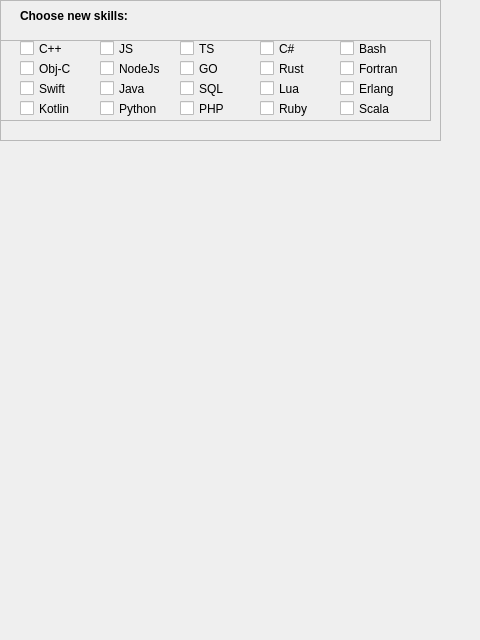
<?xml version="1.0" encoding="UTF-8"?>
<ui version="4.0">
 <class>Dialog</class>
 <widget class="QDialog" name="Dialog">
  <property name="geometry">
   <rect>
    <x>0</x>
    <y>0</y>
    <width>480</width>
    <height>640</height>
   </rect>
  </property>
  <property name="windowTitle">
   <string>Dialog</string>
  </property>
  <widget class="QFrame" name="skills_frame_2">
   <property name="geometry">
    <rect>
     <x>0</x>
     <y>0</y>
     <width>441</width>
     <height>141</height>
    </rect>
   </property>
   <property name="frameShape">
    <enum>QFrame::StyledPanel</enum>
   </property>
   <property name="frameShadow">
    <enum>QFrame::Raised</enum>
   </property>
   <widget class="QFrame" name="frame_2">
    <property name="geometry">
     <rect>
      <x>0</x>
      <y>40</y>
      <width>431</width>
      <height>81</height>
     </rect>
    </property>
    <property name="frameShape">
     <enum>QFrame::StyledPanel</enum>
    </property>
    <property name="frameShadow">
     <enum>QFrame::Raised</enum>
    </property>
    <widget class="QCheckBox" name="checkBox_21">
     <property name="geometry">
      <rect>
       <x>100</x>
       <y>60</y>
       <width>70</width>
       <height>17</height>
      </rect>
     </property>
     <property name="text">
      <string>Python</string>
     </property>
    </widget>
    <widget class="QCheckBox" name="checkBox_22">
     <property name="geometry">
      <rect>
       <x>20</x>
       <y>60</y>
       <width>70</width>
       <height>17</height>
      </rect>
     </property>
     <property name="text">
      <string>Kotlin</string>
     </property>
    </widget>
    <widget class="QCheckBox" name="checkBox_23">
     <property name="geometry">
      <rect>
       <x>260</x>
       <y>60</y>
       <width>70</width>
       <height>17</height>
      </rect>
     </property>
     <property name="text">
      <string>Ruby</string>
     </property>
    </widget>
    <widget class="QCheckBox" name="checkBox_24">
     <property name="geometry">
      <rect>
       <x>340</x>
       <y>40</y>
       <width>70</width>
       <height>17</height>
      </rect>
     </property>
     <property name="text">
      <string>Erlang</string>
     </property>
    </widget>
    <widget class="QCheckBox" name="checkBox_25">
     <property name="geometry">
      <rect>
       <x>180</x>
       <y>60</y>
       <width>70</width>
       <height>17</height>
      </rect>
     </property>
     <property name="text">
      <string>PHP</string>
     </property>
    </widget>
    <widget class="QCheckBox" name="checkBox_26">
     <property name="geometry">
      <rect>
       <x>20</x>
       <y>20</y>
       <width>91</width>
       <height>17</height>
      </rect>
     </property>
     <property name="text">
      <string>Obj-C</string>
     </property>
    </widget>
    <widget class="QCheckBox" name="checkBox_27">
     <property name="geometry">
      <rect>
       <x>180</x>
       <y>0</y>
       <width>70</width>
       <height>17</height>
      </rect>
     </property>
     <property name="text">
      <string>TS</string>
     </property>
    </widget>
    <widget class="QCheckBox" name="checkBox_28">
     <property name="geometry">
      <rect>
       <x>100</x>
       <y>40</y>
       <width>70</width>
       <height>17</height>
      </rect>
     </property>
     <property name="text">
      <string>Java</string>
     </property>
    </widget>
    <widget class="QCheckBox" name="checkBox_29">
     <property name="geometry">
      <rect>
       <x>20</x>
       <y>0</y>
       <width>70</width>
       <height>17</height>
      </rect>
     </property>
     <property name="text">
      <string>C++</string>
     </property>
    </widget>
    <widget class="QCheckBox" name="checkBox_30">
     <property name="geometry">
      <rect>
       <x>340</x>
       <y>60</y>
       <width>70</width>
       <height>17</height>
      </rect>
     </property>
     <property name="text">
      <string>Scala</string>
     </property>
    </widget>
    <widget class="QCheckBox" name="checkBox_31">
     <property name="geometry">
      <rect>
       <x>100</x>
       <y>20</y>
       <width>70</width>
       <height>17</height>
      </rect>
     </property>
     <property name="text">
      <string>NodeJs</string>
     </property>
    </widget>
    <widget class="QCheckBox" name="checkBox_32">
     <property name="geometry">
      <rect>
       <x>260</x>
       <y>40</y>
       <width>70</width>
       <height>17</height>
      </rect>
     </property>
     <property name="text">
      <string>Lua</string>
     </property>
    </widget>
    <widget class="QCheckBox" name="checkBox_33">
     <property name="geometry">
      <rect>
       <x>340</x>
       <y>20</y>
       <width>70</width>
       <height>17</height>
      </rect>
     </property>
     <property name="text">
      <string>Fortran</string>
     </property>
    </widget>
    <widget class="QCheckBox" name="checkBox_34">
     <property name="geometry">
      <rect>
       <x>100</x>
       <y>0</y>
       <width>70</width>
       <height>17</height>
      </rect>
     </property>
     <property name="text">
      <string>JS</string>
     </property>
    </widget>
    <widget class="QCheckBox" name="checkBox_35">
     <property name="geometry">
      <rect>
       <x>20</x>
       <y>40</y>
       <width>70</width>
       <height>17</height>
      </rect>
     </property>
     <property name="text">
      <string>Swift</string>
     </property>
    </widget>
    <widget class="QCheckBox" name="checkBox_36">
     <property name="geometry">
      <rect>
       <x>340</x>
       <y>0</y>
       <width>70</width>
       <height>17</height>
      </rect>
     </property>
     <property name="text">
      <string>Bash</string>
     </property>
    </widget>
    <widget class="QCheckBox" name="checkBox_37">
     <property name="geometry">
      <rect>
       <x>260</x>
       <y>20</y>
       <width>70</width>
       <height>17</height>
      </rect>
     </property>
     <property name="text">
      <string>Rust</string>
     </property>
    </widget>
    <widget class="QCheckBox" name="checkBox_38">
     <property name="geometry">
      <rect>
       <x>260</x>
       <y>0</y>
       <width>70</width>
       <height>17</height>
      </rect>
     </property>
     <property name="text">
      <string>C#</string>
     </property>
    </widget>
    <widget class="QCheckBox" name="checkBox_39">
     <property name="geometry">
      <rect>
       <x>180</x>
       <y>40</y>
       <width>70</width>
       <height>17</height>
      </rect>
     </property>
     <property name="text">
      <string>SQL</string>
     </property>
    </widget>
    <widget class="QCheckBox" name="checkBox_40">
     <property name="geometry">
      <rect>
       <x>180</x>
       <y>20</y>
       <width>70</width>
       <height>17</height>
      </rect>
     </property>
     <property name="text">
      <string>GO</string>
     </property>
    </widget>
   </widget>
   <widget class="QLabel" name="label">
    <property name="geometry">
     <rect>
      <x>20</x>
      <y>0</y>
      <width>210</width>
      <height>31</height>
     </rect>
    </property>
    <property name="styleSheet">
     <string notr="true">font: 75 12pt &quot;MS Shell Dlg 2&quot;; font-weight: bold;</string>
    </property>
    <property name="text">
     <string>Choose new skills:</string>
    </property>
   </widget>
  </widget>
 </widget>
 <resources/>
 <connections/>
</ui>
